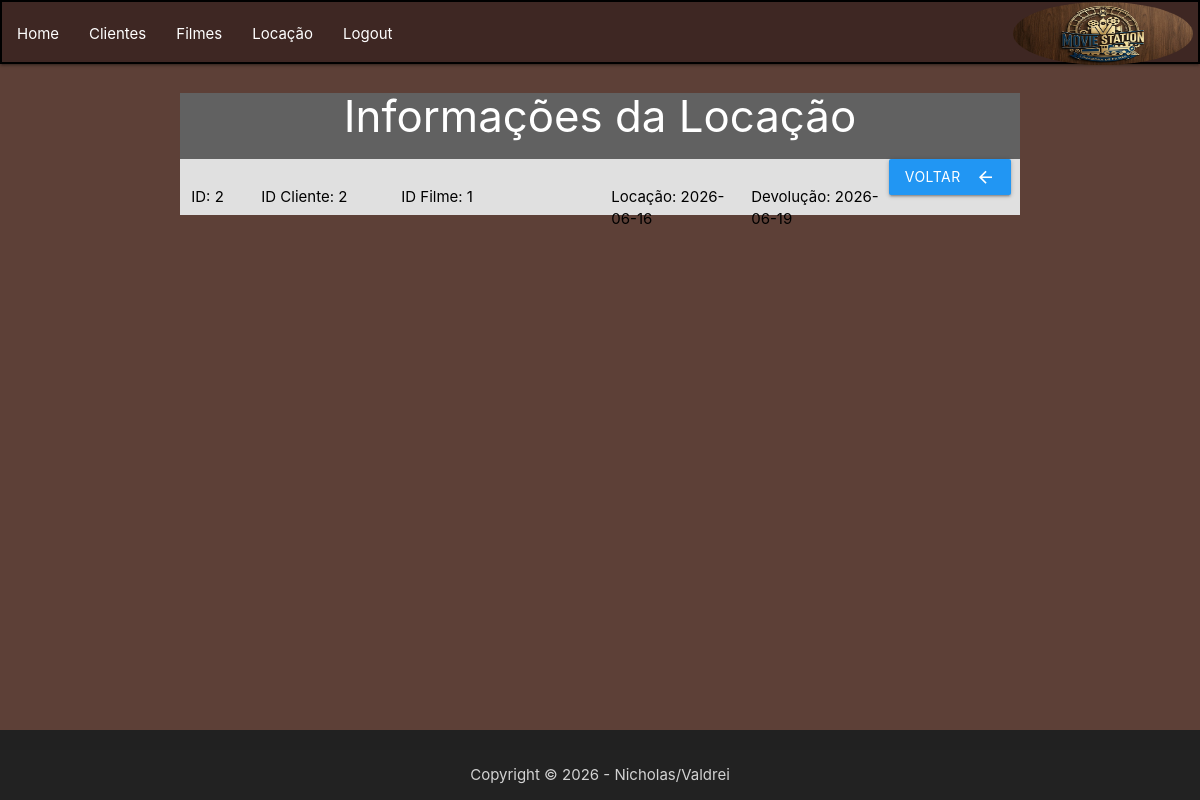
The page /VIEW/locacao/frmdetlocacao.php?id=2 on the database its author committed.
### tables this page shows
CREATE TABLE `locacoes` (
  `id` int(11) NOT NULL,
  `cliente` int(11) NOT NULL,
  `filme` int(11) NOT NULL,
  `data_locacao` date NOT NULL,
  `data_devolucao` date NOT NULL
);

### DAL/locacao.php (called while the page is built, shortened)
<?php
include_once $_SERVER['DOCUMENT_ROOT'] . '/Locadora/DAL/conexao.php';
include_once $_SERVER['DOCUMENT_ROOT'] . '/Locadora/MODEL/locacao.php';
class Locacao
{
    public function SelectById(int $id)
    {
        $sql = "SELECT * FROM locacoes WHERE id = ?;";
        $con = Conexao::conectar();
        $query = $con->prepare($sql);
        $query->execute(array($id));
        $linha = $query->fetch(\PDO::FETCH_ASSOC);
        $locacao = new \MODEL\Locacao();
        $locacao->setId($linha['id']);
        $locacao->setCliente($linha['cliente']);
        $locacao->setNomeCliente((string)$linha['cliente']);
        $locacao->setFilme($linha['filme']);
        $locacao->setTituloFilme((string)$linha['filme']);
        $locacao->setDataLocacao(new \DateTime($linha['data_locacao']));
        $locacao->setDataDevolucao(new \DateTime($linha['data_devolucao']));
        return $locacao;
    }
}

### DAL/conexao.php (called while the page is built, shortened)
<?php
    class conexao {
        private static $dbNome = 'locadora';
        private static $dbHost = 'localhost';
        private static $dbUsuario = 'root';
        private static $dbSenha = '';
        private static $cont = null;
        public static function conectar(){
            if (self::$cont == null){
                try{
                    self::$cont = new PDO("mysql:host=" . self::$dbHost . ";dbname=" . self::$dbNome,
                    self::$dbUsuario , self::$dbSenha);
                }
                catch (\PDOException $exception) {
                    die ($exception->getMessage());
                }
            }
        return self::$cont;
        }
    public static function desconectar (){
        self::$cont = null;
        return self::$cont;
        }
    }
?>

### MODEL/locacao.php (called while the page is built, shortened)
<?php
    class Locacao{
        private ?int $id;
        private ?int $cliente;
        private ?int $filme;
        private ?dateTime $data_locacao;
        private ?dateTime $data_devolucao;
        public function getId(){return $this->id;}
        public function getCliente(){return $this->cliente;}
        public function getFilme(){return $this->filme;}
        public function getDataLocacao(){return $this->data_locacao;}
        public function getDataDevolucao(){return $this->data_devolucao;}
        public function setId(int $id){$this->id = $id;}
        public function setCliente(int $cliente){$this->cliente = $cliente;}
        public function setFilme(int $filme){$this->filme = $filme;}
        public function setDataLocacao(dateTime $data_locacao){$this->data_locacao = $data_locacao;}
        public function setDataDevolucao(dateTime $data_devolucao){$this->data_devolucao = $data_devolucao;}
    }
?>

### VIEW/locacao/frmdetlocacao.php (the view, shortened to what this page needs)
<?php
$id = $_GET['id'];
include_once $_SERVER['DOCUMENT_ROOT'] . "/Locadora/DAL/locacao.php";
include_once $_SERVER['DOCUMENT_ROOT'] . "/Locadora/MODEL/locacao.php";
include_once $_SERVER['DOCUMENT_ROOT'] . '/Locadora/VIEW/header.php';
include_once $_SERVER['DOCUMENT_ROOT'] . '/Locadora/VIEW/footer.php';
$dalLocacao = new DAL\Locacao();
$locacao = $dalLocacao->SelectById($id);
?>
<!DOCTYPE html>
<html lang="pt-br">
<head>
    <link rel="stylesheet" href="https://cdnjs.cloudflare.com/ajax/libs/materialize/1.0.0/css/materialize.min.css">
</head>
<body class="brown darken-2">
    <div class="container center grey darken-2 white-text">
        <h3>Informações da Locação</h3>
        <div class="row grey lighten-2 black-text">
            <form action="opedtlocacao.php" method="post" class="row">
                <div class="input-field col s1">
                    <label for="id" class="black-text bold">ID: <?php echo $locacao->getId() ?>
                    </label>
                </div>
                <div class="input-field col s2">
                    <label for="cliente" class="black-text bold">ID Cliente: <?php echo $locacao->getCLiente() ?>
                    </label>
                </div>
                <div class="input-field col s3">
                    <label for="filme" class="black-text bold">ID Filme: <?php echo $locacao->getFilme() ?>
                    </label>
                </div>
                <div class="input-field col s2">
                    <label for="locacao" class="black-text bold">Locação: <?php echo $locacao->getDataLocacao()->format('Y-m-d') ?>
                    </label>
                </div>
                <div class="input-field col s2">
                    <label for="devolucao" class="black-text bold">Devolução: <?php echo $locacao->getDataDevolucao()->format('Y-m-d') ?>
                    </label>
                </div>
                <a class="waves-effect waves-light blue btn"
                    onclick="JavaScript:location.href='lstlocacao.php'">
                    <i class="material-icons right">arrow_back</i>Voltar
                </a>
        </div>
    </div>
    <br />
</body>
</html>

### rows shown on the page
locacoes: id "2", cliente "2", filme "1"

### other values the page prints
$locacao->getDataLocacao()->format('Y-m-d') "2026-06-16"
$locacao->getDataDevolucao()->format('Y-m-d') "2026-06-19"
